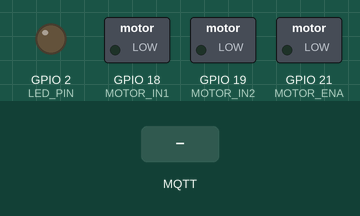
A sketch run on a simulated ESP32. Shown: switched loads named in the sketch (green lamp = pin HIGH), output pins drawn as LEDs (lit = HIGH). Inputs (shaded band) come from the test bench. WiFi joins after 1.5 s; servers stay silent unless stated; no MQTT or app messages arrive unless stated; what the sketch prints to the serial monitor is not drawn.

Above: at 0.0 s.
At 3.7 s:
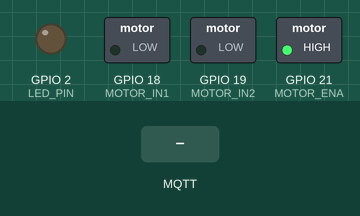
3.8 s: MQTT message "led_on" arrives on the first subscribed topic
At 5.01 s:
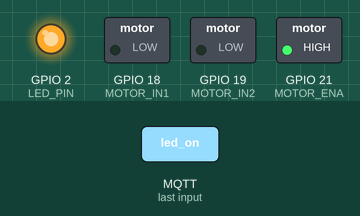
6.5 s: MQTT message "1" arrives on the first subscribed topic
Timing chart, 0 to 11.6 s (numbered marks = the images above; inputs shaded):
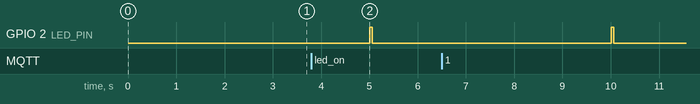

The sketch:

esp32_controller.ino
```cpp
/*
 * ESP32 控制器 - 飞书远程控制
 * 功能: 通过 MQTT 接收飞书指令，控制 LED 和马达
 *
 * 硬件连接:
 * - LED: GPIO 2 (内置LED，或外接LED通过220Ω电阻)
 * - 马达 IN1: GPIO 18
 * - 马达 IN2: GPIO 19
 * - 马达 ENA: GPIO 21 (PWM调速，可选)
 *
 * 依赖库:
 * - WiFi (内置)
 * - PubSubClient (MQTT客户端) - 通过库管理器安装
 *
 * 安装步骤:
 * 1. Arduino IDE -> 工具 -> 开发板 -> ESP32 Dev Module
 * 2. 工具 -> 管理库 -> 搜索 "PubSubClient" -> 安装
 * 3. 修改下方配置区的 WiFi 和 MQTT 参数
 * 4. 上传代码
 */

#include <WiFi.h>
#include <PubSubClient.h>
#include <ArduinoJson.h>

// ===== 配置区 =====
const char* WIFI_SSID = "YOUR_WIFI_SSID";           // TODO: 修改为你的 WiFi 名称
const char* WIFI_PASSWORD = "YOUR_WIFI_PASSWORD";    // TODO: 修改为你的 WiFi 密码

// MQTT Broker 配置 (HiveMQ Cloud 免费版)
const char* MQTT_SERVER = "broker.hivemq.cloud";     // TODO: 修改为你的 MQTT Broker 地址
const int   MQTT_PORT = 8883;                       // TLS 端口
const char* MQTT_USERNAME = "your-username";         // TODO: 修改为 MQTT 用户名
const char* MQTT_PASSWORD = "your-password";        // TODO: 修改为 MQTT 密码

// MQTT Topic
const char* MQTT_CONTROL_TOPIC = "esp32/control";    // 指令下发主题
const char* MQTT_STATUS_TOPIC = "esp32/status";     // 状态上报主题

// GPIO 引脚定义
const int LED_PIN = 2;         // 内置 LED 引脚
const int MOTOR_IN1 = 18;      // 马达控制引脚 1
const int MOTOR_IN2 = 19;      // 马达控制引脚 2
const int MOTOR_ENA = 21;      // 马达使能引脚 (PWM)

// ===== 全局对象 =====
WiFiClientSecure wifi_client;
PubSubClient mqtt_client(wifi_client);

// 状态变量
bool led_state = false;
String motor_state = "stop";   // stop, left, right
unsigned long device_uptime = 0;
unsigned long last_status_time = 0;
const unsigned long STATUS_INTERVAL = 10000;  // 每10秒上报一次状态

// ===== 函数声明 =====
void connect_wifi();
void connect_mqtt();
void mqtt_callback(char* topic, byte* payload, unsigned int length);
void publish_status();
void handle_command(const char* command);
void set_led(bool on);
void set_motor(const char* direction);


// ===== 初始化 =====
void setup() {
  // 初始化串口
  Serial.begin(115200);
  delay(1000);

  Serial.println("\n=== ESP32 控制器启动 ===");

  // 初始化 GPIO
  pinMode(LED_PIN, OUTPUT);
  pinMode(MOTOR_IN1, OUTPUT);
  pinMode(MOTOR_IN2, OUTPUT);
  pinMode(MOTOR_ENA, OUTPUT);

  // 初始状态
  digitalWrite(LED_PIN, LOW);
  digitalWrite(MOTOR_IN1, LOW);
  digitalWrite(MOTOR_IN2, LOW);
  digitalWrite(MOTOR_ENA, HIGH);  // 使能马达驱动

  // 连接 WiFi
  connect_wifi();

  // 配置 MQTT
  wifi_client.setInsecure();  // 简化 TLS 验证（生产环境应使用证书）
  mqtt_client.setServer(MQTT_SERVER, MQTT_PORT);
  mqtt_client.setCallback(mqtt_callback);

  // 连接 MQTT
  connect_mqtt();

  // 记录启动时间
  device_uptime = millis();

  Serial.println("✅ 初始化完成，等待指令...");
}

// ===== 主循环 =====
void loop() {
  // 确保 MQTT 连接
  if (!mqtt_client.connected()) {
    connect_mqtt();
  }
  mqtt_client.loop();

  // 定期上报状态
  if (millis() - last_status_time > STATUS_INTERVAL) {
    publish_status();
    last_status_time = millis();
  }

  // 心跳 LED 闪烁 (每5秒一次)
  if (millis() % 5000 < 50) {
    digitalWrite(LED_PIN, !digitalRead(LED_PIN));
    delay(50);
    digitalWrite(LED_PIN, led_state);  // 恢复实际状态
  }

  delay(10);
}


// ===== WiFi 连接 =====
void connect_wifi() {
  Serial.print("📡 连接 WiFi: ");
  Serial.println(WIFI_SSID);

  WiFi.begin(WIFI_SSID, WIFI_PASSWORD);

  int retry = 0;
  while (WiFi.status() != WL_CONNECTED && retry < 20) {
    delay(500);
    Serial.print(".");
    retry++;
  }

  if (WiFi.status() == WL_CONNECTED) {
    Serial.println();
    Serial.print("✅ WiFi 已连接，IP: ");
    Serial.println(WiFi.localIP());
  } else {
    Serial.println();
    Serial.println("❌ WiFi 连接失败，将在5秒后重启...");
    delay(5000);
    ESP.restart();
  }
}


// ===== MQTT 连接 =====
void connect_mqtt() {
  while (!mqtt_client.connected()) {
    Serial.print("📨 连接 MQTT Broker...");

    // 生成唯一客户端 ID
    String client_id = "esp32_controller_" + String(WiFi.macAddress());
    client_id.replace(":", "");

    if (mqtt_client.connect(client_id.c_str(), MQTT_USERNAME, MQTT_PASSWORD)) {
      Serial.println(" ✅ 已连接");

      // 订阅控制主题
      if (mqtt_client.subscribe(MQTT_CONTROL_TOPIC)) {
        Serial.print("✅ 已订阅主题: ");
        Serial.println(MQTT_CONTROL_TOPIC);
      } else {
        Serial.println("❌ 订阅失败");
      }

      // 上报上线状态
      publish_status();

    } else {
      Serial.print(" ❌ 连接失败，错误码: ");
      Serial.print(mqtt_client.state());
      Serial.println("，5秒后重试...");
      delay(5000);
    }
  }
}


// ===== MQTT 消息回调 =====
void mqtt_callback(char* topic, byte* payload, unsigned int length) {
  Serial.print("📩 收到消息 [");
  Serial.print(topic);
  Serial.print("]: ");

  // 解析 JSON 消息
  DynamicJsonDocument doc(256);
  DeserializationError error = deserializeJson(doc, payload, length);

  if (error) {
    Serial.print("❌ JSON 解析失败: ");
    Serial.println(error.c_str());
    return;
  }

  // 提取指令
  const char* action = doc["action"];
  if (action) {
    Serial.print("执行指令: ");
    Serial.println(action);
    handle_command(action);
  } else {
    Serial.println("⚠️ 消息中未找到 action 字段");
  }
}


// ===== 处理指令 =====
void handle_command(const char* command) {
  if (strcmp(command, "led_on") == 0) {
    set_led(true);
    Serial.println("💡 LED 已打开");
  }
  else if (strcmp(command, "led_off") == 0) {
    set_led(false);
    Serial.println("⚫ LED 已关闭");
  }
  else if (strcmp(command, "motor_left") == 0) {
    set_motor("left");
    Serial.println("⬅️ 马达左转");
  }
  else if (strcmp(command, "motor_right") == 0) {
    set_motor("right");
    Serial.println("➡️ 马达右转");
  }
  else if (strcmp(command, "status") == 0) {
    publish_status();
    Serial.println("📊 状态已上报");
  }
  else {
    Serial.print("⚠️ 未知指令: ");
    Serial.println(command);
  }

  // 上报执行后的状态
  delay(100);
  publish_status();
}


// ===== 控制 LED =====
void set_led(bool on) {
  led_state = on;
  digitalWrite(LED_PIN, on ? HIGH : LOW);
}


// ===== 控制马达 =====
void set_motor(const char* direction) {
  motor_state = direction;

  if (strcmp(direction, "left") == 0) {
    // 左转: IN1=HIGH, IN2=LOW
    digitalWrite(MOTOR_IN1, HIGH);
    digitalWrite(MOTOR_IN2, LOW);
  }
  else if (strcmp(direction, "right") == 0) {
    // 右转: IN1=LOW, IN2=HIGH
    digitalWrite(MOTOR_IN1, LOW);
    digitalWrite(MOTOR_IN2, HIGH);
  }
  else {
    // 停止: IN1=LOW, IN2=LOW
    digitalWrite(MOTOR_IN1, LOW);
    digitalWrite(MOTOR_IN2, LOW);
    motor_state = "stop";
  }
}


// ===== 上报状态 =====
void publish_status() {
  if (!mqtt_client.connected()) return;

  DynamicJsonDocument doc(256);
  doc["led"] = led_state ? "on" : "off";
  doc["motor"] = motor_state;
  doc["uptime"] = (millis() - device_uptime) / 1000;
  doc["ip"] = WiFi.localIP().toString();
  doc["rssi"] = WiFi.RSSI();

  char buffer[256];
  size_t n = serializeJson(doc, buffer);

  if (mqtt_client.publish(MQTT_STATUS_TOPIC, buffer, n)) {
    Serial.print("📤 状态已上报: ");
    Serial.println(buffer);
  } else {
    Serial.println("❌ 状态上报失败");
  }
}
```
